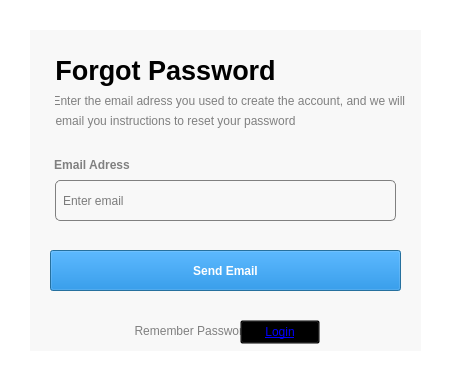
<?xml version="1.0" encoding="UTF-8"?>
<ui version="4.0">
 <class>RecoverPasswordDialog</class>
 <widget class="QDialog" name="RecoverPasswordDialog">
  <property name="geometry">
   <rect>
    <x>0</x>
    <y>0</y>
    <width>453</width>
    <height>379</height>
   </rect>
  </property>
  <property name="windowTitle">
   <string>Recover Password</string>
  </property>
  <property name="styleSheet">
   <string notr="true">
background-color: white;</string>
  </property>
  <widget class="QWidget" name="widget" native="true">
   <property name="geometry">
    <rect>
     <x>30</x>
     <y>30</y>
     <width>391</width>
     <height>321</height>
    </rect>
   </property>
   <property name="styleSheet">
    <string notr="true">background-color: rgb(248, 248, 248);
border-radius: 10Px;</string>
   </property>
   <widget class="QLabel" name="label_title_2">
    <property name="geometry">
     <rect>
      <x>25</x>
      <y>50</y>
      <width>351</width>
      <height>41</height>
     </rect>
    </property>
    <property name="font">
     <font>
      <pointsize>9</pointsize>
      <bold>false</bold>
     </font>
    </property>
    <property name="styleSheet">
     <string notr="true">background-color: transparent; color: grey;</string>
    </property>
    <property name="text">
     <string>Enter the email adress you used to create the account, and we will </string>
    </property>
    <property name="alignment">
     <set>Qt::AlignmentFlag::AlignCenter</set>
    </property>
   </widget>
   <widget class="QLabel" name="label_title">
    <property name="geometry">
     <rect>
      <x>20</x>
      <y>20</y>
      <width>231</width>
      <height>41</height>
     </rect>
    </property>
    <property name="font">
     <font>
      <pointsize>20</pointsize>
      <bold>true</bold>
     </font>
    </property>
    <property name="styleSheet">
     <string notr="true">background-color: transparent; color: black;</string>
    </property>
    <property name="text">
     <string>Forgot Password</string>
    </property>
    <property name="alignment">
     <set>Qt::AlignmentFlag::AlignCenter</set>
    </property>
   </widget>
   <widget class="QLabel" name="label_title_3">
    <property name="geometry">
     <rect>
      <x>-30</x>
      <y>70</y>
      <width>351</width>
      <height>41</height>
     </rect>
    </property>
    <property name="font">
     <font>
      <pointsize>9</pointsize>
      <bold>false</bold>
     </font>
    </property>
    <property name="styleSheet">
     <string notr="true">background-color: transparent; color: grey;</string>
    </property>
    <property name="text">
     <string>email you instructions to reset your password</string>
    </property>
    <property name="alignment">
     <set>Qt::AlignmentFlag::AlignCenter</set>
    </property>
   </widget>
   <widget class="QPushButton" name="send_code_button">
    <property name="geometry">
     <rect>
      <x>20</x>
      <y>220</y>
      <width>351</width>
      <height>41</height>
     </rect>
    </property>
    <property name="styleSheet">
     <string notr="true">background-color: #0078d7; color: white; border-radius: 10Px; font-weight: bold;</string>
    </property>
    <property name="text">
     <string>Send Email</string>
    </property>
   </widget>
   <widget class="QLabel" name="label_title_4">
    <property name="geometry">
     <rect>
      <x>5</x>
      <y>114</y>
      <width>114</width>
      <height>41</height>
     </rect>
    </property>
    <property name="font">
     <font>
      <pointsize>9</pointsize>
      <bold>true</bold>
     </font>
    </property>
    <property name="styleSheet">
     <string notr="true">background-color: transparent; color: grey;</string>
    </property>
    <property name="text">
     <string>Email Adress</string>
    </property>
    <property name="alignment">
     <set>Qt::AlignmentFlag::AlignCenter</set>
    </property>
   </widget>
   <widget class="QLineEdit" name="email_input">
    <property name="geometry">
     <rect>
      <x>25</x>
      <y>150</y>
      <width>341</width>
      <height>41</height>
     </rect>
    </property>
    <property name="styleSheet">
     <string notr="true">background-color: transparent;
 border: 1px solid grey;
 border-radius: 5px;
 padding: 5px; 
color: black;</string>
    </property>
    <property name="placeholderText">
     <string>Enter email</string>
    </property>
   </widget>
   <widget class="QLabel" name="label_title_5">
    <property name="geometry">
     <rect>
      <x>-10</x>
      <y>280</y>
      <width>351</width>
      <height>41</height>
     </rect>
    </property>
    <property name="font">
     <font>
      <pointsize>9</pointsize>
      <bold>false</bold>
     </font>
    </property>
    <property name="styleSheet">
     <string notr="true">background-color: transparent; color: grey;</string>
    </property>
    <property name="text">
     <string>Remember Password?</string>
    </property>
    <property name="alignment">
     <set>Qt::AlignmentFlag::AlignCenter</set>
    </property>
   </widget>
   <widget class="QPushButton" name="pushButton">
    <property name="geometry">
     <rect>
      <x>210</x>
      <y>290</y>
      <width>80</width>
      <height>24</height>
     </rect>
    </property>
    <property name="font">
     <font>
      <underline>true</underline>
     </font>
    </property>
    <property name="styleSheet">
     <string notr="true">background-color: transparent;
color : blue;</string>
    </property>
    <property name="text">
     <string>Login</string>
    </property>
   </widget>
  </widget>
  <widget class="QLabel" name="label">
   <property name="geometry">
    <rect>
     <x>352</x>
     <y>177</y>
     <width>49</width>
     <height>46</height>
    </rect>
   </property>
   <property name="styleSheet">
    <string notr="true">background-color:transparent;</string>
   </property>
   <property name="text">
    <string/>
   </property>
   <property name="pixmap">
    <pixmap resource="ressources.qrc">:/img/mailIcon.png</pixmap>
   </property>
   <property name="scaledContents">
    <bool>true</bool>
   </property>
  </widget>
 </widget>
 <resources>
  <include location="ressources.qrc"/>
 </resources>
 <connections/>
</ui>
